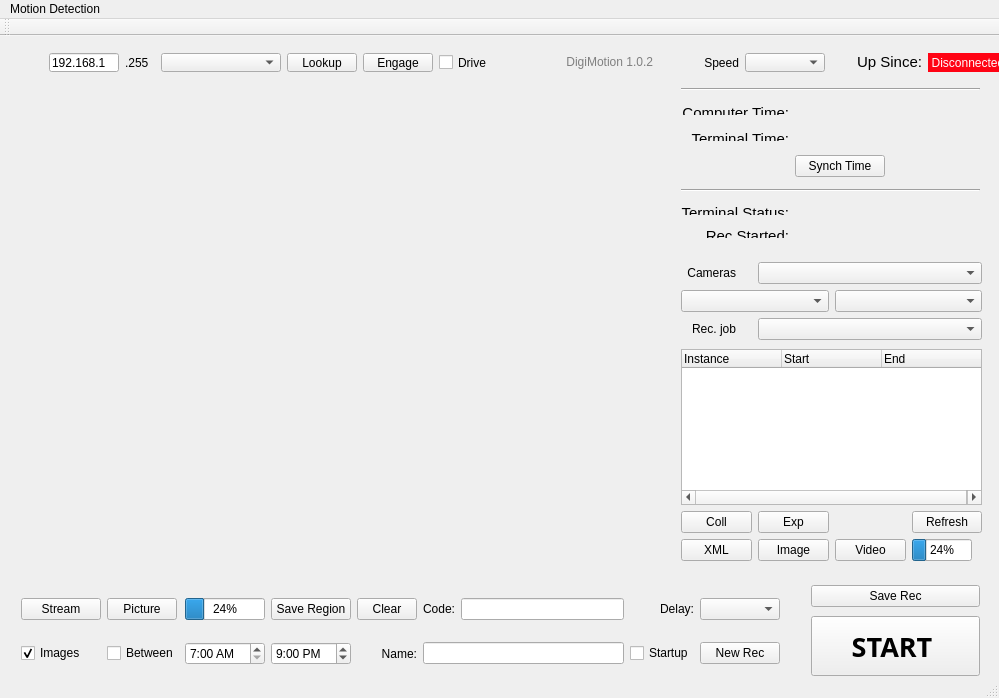
<?xml version="1.0" encoding="UTF-8"?>
<ui version="4.0">
 <class>MainWindow</class>
 <widget class="QMainWindow" name="MainWindow">
  <property name="geometry">
   <rect>
    <x>0</x>
    <y>0</y>
    <width>999</width>
    <height>698</height>
   </rect>
  </property>
  <property name="windowTitle">
   <string>Motion Detect</string>
  </property>
  <widget class="QWidget" name="centralWidget">
   <widget class="QWidget" name="layoutWidget">
    <property name="geometry">
     <rect>
      <x>38</x>
      <y>6</y>
      <width>981</width>
      <height>41</height>
     </rect>
    </property>
    <layout class="QHBoxLayout" name="horizontalLayout" stretch="0,0,3,0,0,0,0,0,0,0,0,0,0,0">
     <item>
      <widget class="QLineEdit" name="network_ip">
       <property name="maximumSize">
        <size>
         <width>70</width>
         <height>16777215</height>
        </size>
       </property>
       <property name="text">
        <string>192.168.1</string>
       </property>
      </widget>
     </item>
     <item>
      <widget class="QLabel" name="label_255">
       <property name="maximumSize">
        <size>
         <width>30</width>
         <height>16777215</height>
        </size>
       </property>
       <property name="text">
        <string>.255</string>
       </property>
      </widget>
     </item>
     <item>
      <widget class="QComboBox" name="ips_combo">
       <property name="maximumSize">
        <size>
         <width>120</width>
         <height>26</height>
        </size>
       </property>
      </widget>
     </item>
     <item>
      <widget class="QPushButton" name="search_button">
       <property name="maximumSize">
        <size>
         <width>70</width>
         <height>16777215</height>
        </size>
       </property>
       <property name="text">
        <string>Lookup</string>
       </property>
      </widget>
     </item>
     <item>
      <widget class="QPushButton" name="engage_button">
       <property name="maximumSize">
        <size>
         <width>70</width>
         <height>16777215</height>
        </size>
       </property>
       <property name="text">
        <string>Engage</string>
       </property>
      </widget>
     </item>
     <item>
      <widget class="QCheckBox" name="mapdrive">
       <property name="text">
        <string>Drive</string>
       </property>
      </widget>
     </item>
     <item>
      <spacer name="horizontalSpacer_3">
       <property name="orientation">
        <enum>Qt::Horizontal</enum>
       </property>
       <property name="sizeType">
        <enum>QSizePolicy::Minimum</enum>
       </property>
       <property name="sizeHint" stdset="0">
        <size>
         <width>40</width>
         <height>20</height>
        </size>
       </property>
      </spacer>
     </item>
     <item>
      <widget class="QLabel" name="label">
       <property name="text">
        <string>&lt;html&gt;&lt;head/&gt;&lt;body&gt;&lt;p&gt;&lt;span style=&quot; color:#7f7f7f;&quot;&gt;DigiMotion 1.0.2&lt;/span&gt;&lt;/p&gt;&lt;/body&gt;&lt;/html&gt;</string>
       </property>
       <property name="alignment">
        <set>Qt::AlignRight|Qt::AlignTrailing|Qt::AlignVCenter</set>
       </property>
      </widget>
     </item>
     <item>
      <spacer name="horizontalSpacer_2">
       <property name="orientation">
        <enum>Qt::Horizontal</enum>
       </property>
       <property name="sizeType">
        <enum>QSizePolicy::Minimum</enum>
       </property>
       <property name="sizeHint" stdset="0">
        <size>
         <width>40</width>
         <height>20</height>
        </size>
       </property>
      </spacer>
     </item>
     <item>
      <widget class="QLabel" name="label_speed">
       <property name="maximumSize">
        <size>
         <width>40</width>
         <height>16777215</height>
        </size>
       </property>
       <property name="text">
        <string>Speed</string>
       </property>
       <property name="alignment">
        <set>Qt::AlignRight|Qt::AlignTrailing|Qt::AlignVCenter</set>
       </property>
      </widget>
     </item>
     <item>
      <widget class="QComboBox" name="speedcombo">
       <property name="maximumSize">
        <size>
         <width>80</width>
         <height>16777215</height>
        </size>
       </property>
      </widget>
     </item>
     <item>
      <spacer name="horizontalSpacer">
       <property name="orientation">
        <enum>Qt::Horizontal</enum>
       </property>
       <property name="sizeType">
        <enum>QSizePolicy::Minimum</enum>
       </property>
       <property name="sizeHint" stdset="0">
        <size>
         <width>10</width>
         <height>20</height>
        </size>
       </property>
      </spacer>
     </item>
     <item>
      <widget class="QLabel" name="label_up_since">
       <property name="layoutDirection">
        <enum>Qt::LeftToRight</enum>
       </property>
       <property name="frameShape">
        <enum>QFrame::NoFrame</enum>
       </property>
       <property name="text">
        <string>&lt;html&gt;&lt;head/&gt;&lt;body&gt;&lt;p&gt;&lt;span style=&quot; font-size:11pt;&quot;&gt;Up Since:&lt;/span&gt;&lt;/p&gt;&lt;/body&gt;&lt;/html&gt;</string>
       </property>
       <property name="textFormat">
        <enum>Qt::AutoText</enum>
       </property>
       <property name="alignment">
        <set>Qt::AlignRight|Qt::AlignTrailing|Qt::AlignVCenter</set>
       </property>
       <property name="wordWrap">
        <bool>false</bool>
       </property>
       <property name="textInteractionFlags">
        <set>Qt::LinksAccessibleByMouse</set>
       </property>
      </widget>
     </item>
     <item>
      <widget class="QLabel" name="status_label">
       <property name="styleSheet">
        <string notr="true">background-color: rgb(255, 3, 20);
color: rgb(255, 252, 253);</string>
       </property>
       <property name="text">
        <string>Disconnected</string>
       </property>
       <property name="alignment">
        <set>Qt::AlignCenter</set>
       </property>
      </widget>
     </item>
    </layout>
   </widget>
   <widget class="QWidget" name="layoutWidget_2">
    <property name="geometry">
     <rect>
      <x>5</x>
      <y>10</y>
      <width>31</width>
      <height>31</height>
     </rect>
    </property>
    <layout class="QHBoxLayout" name="top_spinner">
     <item>
      <spacer name="spinnerLeftSpacer">
       <property name="orientation">
        <enum>Qt::Horizontal</enum>
       </property>
       <property name="sizeHint" stdset="0">
        <size>
         <width>40</width>
         <height>20</height>
        </size>
       </property>
      </spacer>
     </item>
     <item>
      <spacer name="spinnerRightSpacer">
       <property name="orientation">
        <enum>Qt::Horizontal</enum>
       </property>
       <property name="sizeHint" stdset="0">
        <size>
         <width>40</width>
         <height>20</height>
        </size>
       </property>
      </spacer>
     </item>
    </layout>
   </widget>
   <widget class="QLabel" name="output">
    <property name="geometry">
     <rect>
      <x>19</x>
      <y>50</y>
      <width>640</width>
      <height>480</height>
     </rect>
    </property>
    <property name="text">
     <string/>
    </property>
   </widget>
   <widget class="mouse_coordinates" name="qt_drawing_output">
    <property name="geometry">
     <rect>
      <x>19</x>
      <y>50</y>
      <width>640</width>
      <height>480</height>
     </rect>
    </property>
    <property name="text">
     <string/>
    </property>
   </widget>
   <widget class="QLabel" name="label_xy">
    <property name="geometry">
     <rect>
      <x>550</x>
      <y>60</y>
      <width>111</width>
      <height>16</height>
     </rect>
    </property>
    <property name="styleSheet">
     <string notr="true">color: rgb(255, 255, 255);</string>
    </property>
    <property name="text">
     <string/>
    </property>
   </widget>
   <widget class="QLabel" name="remote_time">
    <property name="geometry">
     <rect>
      <x>768</x>
      <y>62</y>
      <width>0</width>
      <height>0</height>
     </rect>
    </property>
    <property name="text">
     <string/>
    </property>
   </widget>
   <widget class="QLabel" name="amount_detected">
    <property name="geometry">
     <rect>
      <x>1130</x>
      <y>480</y>
      <width>61</width>
      <height>16</height>
     </rect>
    </property>
    <property name="text">
     <string/>
    </property>
   </widget>
   <widget class="QLabel" name="label_mat_piture">
    <property name="geometry">
     <rect>
      <x>550</x>
      <y>480</y>
      <width>111</width>
      <height>16</height>
     </rect>
    </property>
    <property name="styleSheet">
     <string notr="true">color: rgb(255, 255, 255);</string>
    </property>
    <property name="text">
     <string/>
    </property>
   </widget>
   <widget class="QWidget" name="gridLayoutWidget_2">
    <property name="geometry">
     <rect>
      <x>670</x>
      <y>46</y>
      <width>321</width>
      <height>169</height>
     </rect>
    </property>
    <layout class="QGridLayout" name="layout_time">
     <property name="sizeConstraint">
      <enum>QLayout::SetMinimumSize</enum>
     </property>
     <property name="topMargin">
      <number>0</number>
     </property>
     <property name="bottomMargin">
      <number>0</number>
     </property>
     <item row="4" column="0" colspan="3">
      <widget class="Line" name="line">
       <property name="orientation">
        <enum>Qt::Horizontal</enum>
       </property>
      </widget>
     </item>
     <item row="6" column="0">
      <widget class="QLabel" name="label_rec_started">
       <property name="maximumSize">
        <size>
         <width>130</width>
         <height>11</height>
        </size>
       </property>
       <property name="text">
        <string>&lt;html&gt;&lt;head/&gt;&lt;body&gt;&lt;p&gt;&lt;span style=&quot; font-size:11pt;&quot;&gt;Rec Started:&lt;/span&gt;&lt;/p&gt;&lt;/body&gt;&lt;/html&gt;</string>
       </property>
       <property name="alignment">
        <set>Qt::AlignRight|Qt::AlignTrailing|Qt::AlignVCenter</set>
       </property>
      </widget>
     </item>
     <item row="5" column="0">
      <widget class="QLabel" name="label_terminal_status">
       <property name="maximumSize">
        <size>
         <width>130</width>
         <height>11</height>
        </size>
       </property>
       <property name="text">
        <string>&lt;html&gt;&lt;head/&gt;&lt;body&gt;&lt;p&gt;&lt;span style=&quot; font-size:11pt;&quot;&gt;Terminal Status:&lt;/span&gt;&lt;/p&gt;&lt;/body&gt;&lt;/html&gt;</string>
       </property>
       <property name="alignment">
        <set>Qt::AlignRight|Qt::AlignTrailing|Qt::AlignVCenter</set>
       </property>
      </widget>
     </item>
     <item row="2" column="0">
      <widget class="QLabel" name="label_terminal_time">
       <property name="maximumSize">
        <size>
         <width>130</width>
         <height>11</height>
        </size>
       </property>
       <property name="text">
        <string>&lt;html&gt;&lt;head/&gt;&lt;body&gt;&lt;p&gt;&lt;span style=&quot; font-size:11pt;&quot;&gt;Terminal Time:&lt;/span&gt;&lt;/p&gt;&lt;/body&gt;&lt;/html&gt;</string>
       </property>
       <property name="alignment">
        <set>Qt::AlignRight|Qt::AlignTrailing|Qt::AlignVCenter</set>
       </property>
      </widget>
     </item>
     <item row="0" column="0" colspan="3">
      <widget class="Line" name="line_2">
       <property name="orientation">
        <enum>Qt::Horizontal</enum>
       </property>
      </widget>
     </item>
     <item row="6" column="1" colspan="2">
      <widget class="QLabel" name="instance_started_2">
       <property name="maximumSize">
        <size>
         <width>16777215</width>
         <height>11</height>
        </size>
       </property>
       <property name="text">
        <string/>
       </property>
      </widget>
     </item>
     <item row="2" column="1" colspan="2">
      <widget class="QLabel" name="remote_terminal_time">
       <property name="text">
        <string/>
       </property>
      </widget>
     </item>
     <item row="1" column="1" colspan="2">
      <widget class="QLabel" name="computer_time">
       <property name="text">
        <string/>
       </property>
      </widget>
     </item>
     <item row="5" column="1" colspan="2">
      <widget class="QLabel" name="instance_started">
       <property name="maximumSize">
        <size>
         <width>16777215</width>
         <height>11</height>
        </size>
       </property>
       <property name="text">
        <string/>
       </property>
      </widget>
     </item>
     <item row="1" column="0">
      <widget class="QLabel" name="label_computer_time">
       <property name="maximumSize">
        <size>
         <width>130</width>
         <height>11</height>
        </size>
       </property>
       <property name="text">
        <string>&lt;html&gt;&lt;head/&gt;&lt;body&gt;&lt;p&gt;&lt;span style=&quot; font-size:11pt;&quot;&gt;Computer Time:&lt;/span&gt;&lt;/p&gt;&lt;/body&gt;&lt;/html&gt;</string>
       </property>
       <property name="alignment">
        <set>Qt::AlignRight|Qt::AlignTrailing|Qt::AlignVCenter</set>
       </property>
      </widget>
     </item>
     <item row="3" column="1">
      <widget class="QPushButton" name="set_time">
       <property name="sizePolicy">
        <sizepolicy hsizetype="Minimum" vsizetype="Fixed">
         <horstretch>0</horstretch>
         <verstretch>0</verstretch>
        </sizepolicy>
       </property>
       <property name="maximumSize">
        <size>
         <width>16777215</width>
         <height>16777215</height>
        </size>
       </property>
       <property name="text">
        <string>Synch Time</string>
       </property>
       <property name="autoRepeatDelay">
        <number>302</number>
       </property>
      </widget>
     </item>
     <item row="3" column="2">
      <widget class="QLabel" name="synched">
       <property name="maximumSize">
        <size>
         <width>100</width>
         <height>16777215</height>
        </size>
       </property>
       <property name="text">
        <string/>
       </property>
      </widget>
     </item>
    </layout>
   </widget>
   <widget class="QWidget" name="gridLayoutWidget_4">
    <property name="geometry">
     <rect>
      <x>670</x>
      <y>215</y>
      <width>323</width>
      <height>321</height>
     </rect>
    </property>
    <layout class="QGridLayout" name="layout_instances">
     <item row="4" column="0" colspan="4">
      <widget class="QTreeWidget" name="remote_directory">
       <column>
        <property name="text">
         <string>Instance</string>
        </property>
       </column>
       <column>
        <property name="text">
         <string>Start</string>
        </property>
       </column>
       <column>
        <property name="text">
         <string>End</string>
        </property>
       </column>
      </widget>
     </item>
     <item row="2" column="0">
      <widget class="QLabel" name="label_rec_job">
       <property name="maximumSize">
        <size>
         <width>55</width>
         <height>16777215</height>
        </size>
       </property>
       <property name="text">
        <string>Rec. job</string>
       </property>
       <property name="alignment">
        <set>Qt::AlignRight|Qt::AlignTrailing|Qt::AlignVCenter</set>
       </property>
      </widget>
     </item>
     <item row="5" column="1">
      <widget class="QPushButton" name="expand">
       <property name="text">
        <string>Exp</string>
       </property>
      </widget>
     </item>
     <item row="6" column="2">
      <widget class="QPushButton" name="watch_video">
       <property name="maximumSize">
        <size>
         <width>16777215</width>
         <height>16777215</height>
        </size>
       </property>
       <property name="text">
        <string>Video</string>
       </property>
      </widget>
     </item>
     <item row="1" column="0" colspan="2">
      <widget class="QComboBox" name="motionmonth"/>
     </item>
     <item row="5" column="0">
      <widget class="QPushButton" name="collapse">
       <property name="maximumSize">
        <size>
         <width>16777215</width>
         <height>16777215</height>
        </size>
       </property>
       <property name="text">
        <string>Coll</string>
       </property>
      </widget>
     </item>
     <item row="6" column="3">
      <widget class="QProgressBar" name="xml_progress">
       <property name="maximumSize">
        <size>
         <width>60</width>
         <height>16777215</height>
        </size>
       </property>
       <property name="value">
        <number>24</number>
       </property>
      </widget>
     </item>
     <item row="0" column="1" colspan="3">
      <widget class="QComboBox" name="cameracombo"/>
     </item>
     <item row="2" column="1" colspan="3">
      <widget class="QComboBox" name="rec">
       <property name="minimumSize">
        <size>
         <width>150</width>
         <height>0</height>
        </size>
       </property>
      </widget>
     </item>
     <item row="5" column="2">
      <layout class="QHBoxLayout" name="instance_spinner">
       <item>
        <spacer name="spinnerLeftSpacer_2">
         <property name="orientation">
          <enum>Qt::Horizontal</enum>
         </property>
         <property name="sizeHint" stdset="0">
          <size>
           <width>40</width>
           <height>20</height>
          </size>
         </property>
        </spacer>
       </item>
       <item>
        <spacer name="spinnerRightSpacer_2">
         <property name="orientation">
          <enum>Qt::Horizontal</enum>
         </property>
         <property name="sizeHint" stdset="0">
          <size>
           <width>40</width>
           <height>20</height>
          </size>
         </property>
        </spacer>
       </item>
      </layout>
     </item>
     <item row="6" column="0">
      <widget class="QPushButton" name="getxml">
       <property name="maximumSize">
        <size>
         <width>16777215</width>
         <height>16777215</height>
        </size>
       </property>
       <property name="text">
        <string>XML</string>
       </property>
      </widget>
     </item>
     <item row="1" column="2" colspan="2">
      <widget class="QComboBox" name="motionday"/>
     </item>
     <item row="5" column="3">
      <widget class="QPushButton" name="refresh">
       <property name="maximumSize">
        <size>
         <width>16777215</width>
         <height>16777215</height>
        </size>
       </property>
       <property name="text">
        <string>Refresh</string>
       </property>
      </widget>
     </item>
     <item row="0" column="0">
      <widget class="QLabel" name="label_camera">
       <property name="maximumSize">
        <size>
         <width>55</width>
         <height>16777215</height>
        </size>
       </property>
       <property name="text">
        <string>Cameras</string>
       </property>
       <property name="alignment">
        <set>Qt::AlignRight|Qt::AlignTrailing|Qt::AlignVCenter</set>
       </property>
      </widget>
     </item>
     <item row="6" column="1">
      <widget class="QPushButton" name="watch_image">
       <property name="maximumSize">
        <size>
         <width>16777215</width>
         <height>16777215</height>
        </size>
       </property>
       <property name="text">
        <string>Image</string>
       </property>
      </widget>
     </item>
     <item row="3" column="1">
      <spacer name="verticalSpacer">
       <property name="orientation">
        <enum>Qt::Vertical</enum>
       </property>
       <property name="sizeHint" stdset="0">
        <size>
         <width>20</width>
         <height>40</height>
        </size>
       </property>
      </spacer>
     </item>
    </layout>
   </widget>
   <widget class="QWidget" name="gridLayoutWidget_5">
    <property name="geometry">
     <rect>
      <x>10</x>
      <y>535</y>
      <width>781</width>
      <height>121</height>
     </rect>
    </property>
    <layout class="QGridLayout" name="gridLayout_3">
     <item row="0" column="8">
      <widget class="QComboBox" name="delay">
       <property name="maximumSize">
        <size>
         <width>16777215</width>
         <height>16777215</height>
        </size>
       </property>
      </widget>
     </item>
     <item row="0" column="0">
      <widget class="QPushButton" name="stream">
       <property name="maximumSize">
        <size>
         <width>80</width>
         <height>16777215</height>
        </size>
       </property>
       <property name="text">
        <string>Stream</string>
       </property>
      </widget>
     </item>
     <item row="0" column="3">
      <widget class="QPushButton" name="save_region">
       <property name="maximumSize">
        <size>
         <width>110</width>
         <height>16777215</height>
        </size>
       </property>
       <property name="text">
        <string>Save Region</string>
       </property>
      </widget>
     </item>
     <item row="0" column="1">
      <widget class="QPushButton" name="picture">
       <property name="maximumSize">
        <size>
         <width>70</width>
         <height>16777215</height>
        </size>
       </property>
       <property name="text">
        <string>Picture</string>
       </property>
       <property name="checkable">
        <bool>true</bool>
       </property>
      </widget>
     </item>
     <item row="0" column="5">
      <widget class="QLabel" name="code_label">
       <property name="maximumSize">
        <size>
         <width>40</width>
         <height>16777215</height>
        </size>
       </property>
       <property name="text">
        <string>Code:</string>
       </property>
       <property name="alignment">
        <set>Qt::AlignRight|Qt::AlignTrailing|Qt::AlignVCenter</set>
       </property>
      </widget>
     </item>
     <item row="0" column="6">
      <widget class="QLineEdit" name="codename">
       <property name="maximumSize">
        <size>
         <width>16777215</width>
         <height>16777215</height>
        </size>
       </property>
      </widget>
     </item>
     <item row="0" column="7">
      <widget class="QLabel" name="delay_label">
       <property name="maximumSize">
        <size>
         <width>16777215</width>
         <height>16777215</height>
        </size>
       </property>
       <property name="text">
        <string>Delay:</string>
       </property>
       <property name="alignment">
        <set>Qt::AlignRight|Qt::AlignTrailing|Qt::AlignVCenter</set>
       </property>
      </widget>
     </item>
     <item row="1" column="0">
      <widget class="QCheckBox" name="has_images">
       <property name="maximumSize">
        <size>
         <width>75</width>
         <height>16777215</height>
        </size>
       </property>
       <property name="text">
        <string>Images</string>
       </property>
       <property name="checked">
        <bool>true</bool>
       </property>
      </widget>
     </item>
     <item row="0" column="2">
      <widget class="QProgressBar" name="mat_progress">
       <property name="enabled">
        <bool>true</bool>
       </property>
       <property name="minimumSize">
        <size>
         <width>0</width>
         <height>0</height>
        </size>
       </property>
       <property name="maximumSize">
        <size>
         <width>80</width>
         <height>16777215</height>
        </size>
       </property>
       <property name="value">
        <number>24</number>
       </property>
      </widget>
     </item>
     <item row="0" column="4">
      <widget class="QPushButton" name="clear_region">
       <property name="maximumSize">
        <size>
         <width>60</width>
         <height>16777215</height>
        </size>
       </property>
       <property name="text">
        <string>Clear</string>
       </property>
      </widget>
     </item>
     <item row="1" column="2">
      <widget class="QDateTimeEdit" name="time_from">
       <property name="maximumSize">
        <size>
         <width>90</width>
         <height>16777215</height>
        </size>
       </property>
       <property name="time">
        <time>
         <hour>7</hour>
         <minute>0</minute>
         <second>0</second>
        </time>
       </property>
       <property name="maximumDateTime">
        <datetime>
         <hour>12</hour>
         <minute>0</minute>
         <second>0</second>
         <year>2000</year>
         <month>1</month>
         <day>1</day>
        </datetime>
       </property>
       <property name="minimumDateTime">
        <datetime>
         <hour>7</hour>
         <minute>0</minute>
         <second>0</second>
         <year>2000</year>
         <month>1</month>
         <day>1</day>
        </datetime>
       </property>
       <property name="maximumTime">
        <time>
         <hour>12</hour>
         <minute>0</minute>
         <second>0</second>
        </time>
       </property>
       <property name="minimumTime">
        <time>
         <hour>7</hour>
         <minute>0</minute>
         <second>0</second>
        </time>
       </property>
       <property name="displayFormat">
        <string>h:mm AP</string>
       </property>
       <property name="timeSpec">
        <enum>Qt::LocalTime</enum>
       </property>
      </widget>
     </item>
     <item row="1" column="3">
      <widget class="QDateTimeEdit" name="time_to">
       <property name="time">
        <time>
         <hour>21</hour>
         <minute>0</minute>
         <second>0</second>
        </time>
       </property>
       <property name="maximumDateTime">
        <datetime>
         <hour>23</hour>
         <minute>59</minute>
         <second>59</second>
         <year>2000</year>
         <month>2</month>
         <day>1</day>
        </datetime>
       </property>
       <property name="minimumDateTime">
        <datetime>
         <hour>12</hour>
         <minute>0</minute>
         <second>0</second>
         <year>2000</year>
         <month>1</month>
         <day>1</day>
        </datetime>
       </property>
       <property name="displayFormat">
        <string>h:mm AP</string>
       </property>
      </widget>
     </item>
     <item row="1" column="4">
      <widget class="QLabel" name="label_name">
       <property name="maximumSize">
        <size>
         <width>16777215</width>
         <height>16777215</height>
        </size>
       </property>
       <property name="text">
        <string>Name:</string>
       </property>
       <property name="alignment">
        <set>Qt::AlignRight|Qt::AlignTrailing|Qt::AlignVCenter</set>
       </property>
      </widget>
     </item>
     <item row="1" column="5" colspan="2">
      <widget class="QLineEdit" name="rec_name"/>
     </item>
     <item row="1" column="7">
      <widget class="QCheckBox" name="startup">
       <property name="maximumSize">
        <size>
         <width>16777215</width>
         <height>16777215</height>
        </size>
       </property>
       <property name="text">
        <string>Startup</string>
       </property>
      </widget>
     </item>
     <item row="1" column="8">
      <widget class="QPushButton" name="rec_new">
       <property name="text">
        <string>New Rec</string>
       </property>
      </widget>
     </item>
     <item row="1" column="1">
      <widget class="QCheckBox" name="between">
       <property name="enabled">
        <bool>true</bool>
       </property>
       <property name="text">
        <string>Between</string>
       </property>
       <property name="checkable">
        <bool>true</bool>
       </property>
       <property name="checked">
        <bool>false</bool>
       </property>
      </widget>
     </item>
    </layout>
   </widget>
   <widget class="QWidget" name="gridLayoutWidget_3">
    <property name="geometry">
     <rect>
      <x>1000</x>
      <y>6</y>
      <width>431</width>
      <height>611</height>
     </rect>
    </property>
    <layout class="QGridLayout" name="process_quene">
     <item row="2" column="0" colspan="5">
      <widget class="QTreeWidget" name="process_list">
       <column>
        <property name="text">
         <string>Process</string>
        </property>
       </column>
       <column>
        <property name="text">
         <string>Status</string>
        </property>
       </column>
      </widget>
     </item>
     <item row="0" column="0">
      <widget class="QLabel" name="label_process">
       <property name="text">
        <string> Process:</string>
       </property>
       <property name="alignment">
        <set>Qt::AlignRight|Qt::AlignTrailing|Qt::AlignVCenter</set>
       </property>
      </widget>
     </item>
     <item row="0" column="4">
      <widget class="QPushButton" name="run">
       <property name="maximumSize">
        <size>
         <width>60</width>
         <height>16777215</height>
        </size>
       </property>
       <property name="text">
        <string>Run</string>
       </property>
      </widget>
     </item>
     <item row="0" column="1" colspan="3">
      <widget class="QComboBox" name="process"/>
     </item>
     <item row="1" column="1" colspan="2">
      <widget class="QDateTimeEdit" name="time_process">
       <property name="maximumSize">
        <size>
         <width>16777215</width>
         <height>16777215</height>
        </size>
       </property>
       <property name="displayFormat">
        <string>hh:mm A</string>
       </property>
      </widget>
     </item>
     <item row="3" column="0">
      <widget class="QPushButton" name="edit_process">
       <property name="maximumSize">
        <size>
         <width>120</width>
         <height>16777215</height>
        </size>
       </property>
       <property name="text">
        <string>Edit Process</string>
       </property>
      </widget>
     </item>
     <item row="1" column="3" colspan="2">
      <widget class="QPushButton" name="quene">
       <property name="maximumSize">
        <size>
         <width>16777215</width>
         <height>16777215</height>
        </size>
       </property>
       <property name="text">
        <string>Quene</string>
       </property>
      </widget>
     </item>
     <item row="1" column="0">
      <widget class="QLabel" name="label_process_schedule">
       <property name="text">
        <string>Schedule:</string>
       </property>
       <property name="alignment">
        <set>Qt::AlignRight|Qt::AlignTrailing|Qt::AlignVCenter</set>
       </property>
      </widget>
     </item>
     <item row="3" column="3" colspan="2">
      <widget class="QPushButton" name="end_process">
       <property name="maximumSize">
        <size>
         <width>120</width>
         <height>16777215</height>
        </size>
       </property>
       <property name="text">
        <string>End Proces</string>
       </property>
      </widget>
     </item>
    </layout>
   </widget>
   <widget class="Line" name="line_3">
    <property name="geometry">
     <rect>
      <x>10</x>
      <y>640</y>
      <width>1001</width>
      <height>20</height>
     </rect>
    </property>
    <property name="orientation">
     <enum>Qt::Horizontal</enum>
    </property>
   </widget>
   <widget class="QWidget" name="gridLayoutWidget">
    <property name="geometry">
     <rect>
      <x>800</x>
      <y>535</y>
      <width>191</width>
      <height>121</height>
     </rect>
    </property>
    <layout class="QGridLayout" name="gridLayout">
     <item row="1" column="0" colspan="2">
      <widget class="QPushButton" name="start_recognition">
       <property name="sizePolicy">
        <sizepolicy hsizetype="Minimum" vsizetype="Minimum">
         <horstretch>0</horstretch>
         <verstretch>0</verstretch>
        </sizepolicy>
       </property>
       <property name="maximumSize">
        <size>
         <width>16777215</width>
         <height>60</height>
        </size>
       </property>
       <property name="font">
        <font>
         <family>.Helvetica Neue DeskInterface</family>
         <pointsize>20</pointsize>
         <weight>75</weight>
         <bold>true</bold>
        </font>
       </property>
       <property name="layoutDirection">
        <enum>Qt::RightToLeft</enum>
       </property>
       <property name="autoFillBackground">
        <bool>false</bool>
       </property>
       <property name="text">
        <string>START </string>
       </property>
       <property name="iconSize">
        <size>
         <width>40</width>
         <height>40</height>
        </size>
       </property>
       <property name="checkable">
        <bool>true</bool>
       </property>
      </widget>
     </item>
     <item row="0" column="0" colspan="2">
      <widget class="QPushButton" name="save_rec">
       <property name="sizePolicy">
        <sizepolicy hsizetype="Minimum" vsizetype="Fixed">
         <horstretch>0</horstretch>
         <verstretch>0</verstretch>
        </sizepolicy>
       </property>
       <property name="minimumSize">
        <size>
         <width>100</width>
         <height>0</height>
        </size>
       </property>
       <property name="maximumSize">
        <size>
         <width>16777215</width>
         <height>16777215</height>
        </size>
       </property>
       <property name="text">
        <string>Save Rec</string>
       </property>
      </widget>
     </item>
    </layout>
   </widget>
  </widget>
  <widget class="QMenuBar" name="menuBar">
   <property name="geometry">
    <rect>
     <x>0</x>
     <y>0</y>
     <width>999</width>
     <height>22</height>
    </rect>
   </property>
   <widget class="QMenu" name="menuMotion_Detection">
    <property name="title">
     <string>Motion Detection</string>
    </property>
    <addaction name="separator"/>
    <addaction name="separator"/>
   </widget>
   <addaction name="menuMotion_Detection"/>
  </widget>
  <widget class="QToolBar" name="mainToolBar">
   <attribute name="toolBarArea">
    <enum>TopToolBarArea</enum>
   </attribute>
   <attribute name="toolBarBreak">
    <bool>false</bool>
   </attribute>
  </widget>
  <widget class="QStatusBar" name="statusBar"/>
 </widget>
 <layoutdefault spacing="6" margin="11"/>
 <customwidgets>
  <customwidget>
   <class>mouse_coordinates</class>
   <extends>QLabel</extends>
   <header>drawing/mouse_coordinates.h</header>
  </customwidget>
 </customwidgets>
 <tabstops>
  <tabstop>ips_combo</tabstop>
  <tabstop>search_button</tabstop>
  <tabstop>engage_button</tabstop>
  <tabstop>mapdrive</tabstop>
  <tabstop>start_recognition</tabstop>
  <tabstop>network_ip</tabstop>
 </tabstops>
 <resources/>
 <connections/>
</ui>
